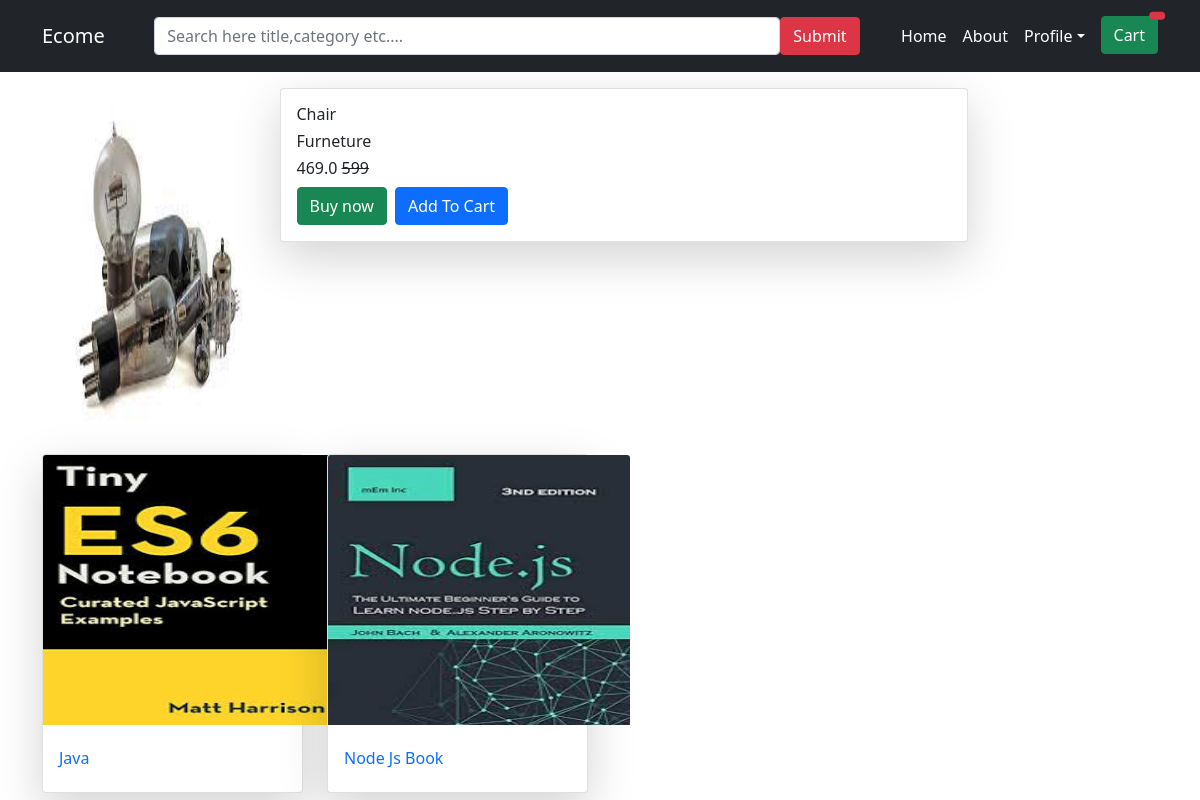
Before: /products/chair/ with the older database file.
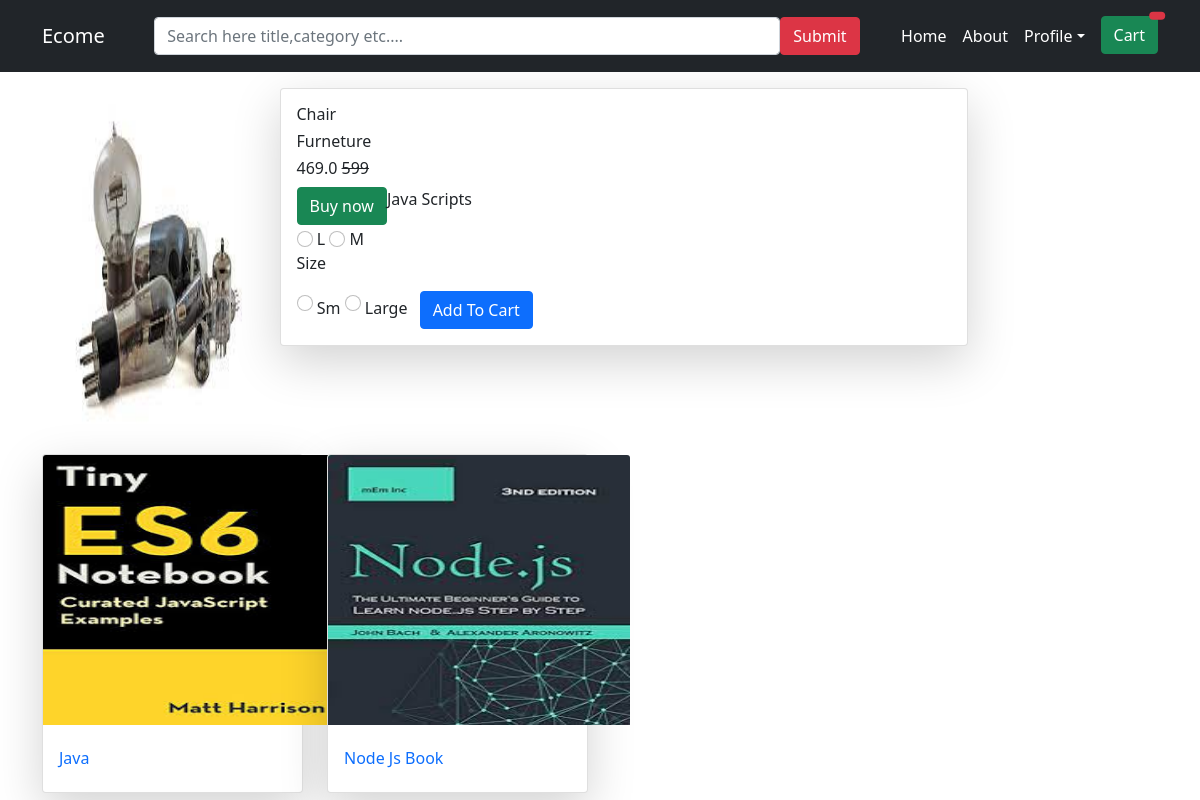
After: the same page with the newer database file.
### core/models.py (models this page shows, shortened)
class Item(models.Model):
    title=models.CharField(max_length=200)
    category=models.ForeignKey(Category,on_delete=models.SET_NULL,null=True,blank=True)
    label=models.CharField(choices=LABEL_CHOICE,max_length=1)
    slug=models.SlugField()
    description=models.TextField()
    image=models.ImageField()
    price=models.IntegerField()
    discount_price=models.FloatField(null=True,blank=True)
    def get_absolute_url(self):
        return reverse("core:item",kwargs={
            'slug':self.slug
        })

class Variation(models.Model):
    item=models.ForeignKey(Item,on_delete=models.CASCADE)
    name=models.CharField(max_length=200)

class ItemVariation(models.Model):
    variation=models.ForeignKey(Variation,on_delete=models.CASCADE)
    value=models.CharField(max_length=200)#L,M,S,XL,RED,
    attachment=models.ImageField(blank=True)
    class Meta:
        unique_together=(
            ('variation','value')
        )

### core/views.py (the view)
# urls.py: path("products/<slug>/",ItemDetailsView.as_view(),name="item"),
class ItemDetailsView(DetailView):
    model=Item
    template_name="product.html"
    slug_url_kwarg="slug"
    def get_context_data(self,*args,**kwargs):
        context=super(ItemDetailsView,self).get_context_data(*args,**kwargs)
        context['items'] = Item.objects.exclude(slug=self.kwargs['slug'])
        return context

### core/templates/product.html (shortened to what this page needs)
{% extends 'base.html' %}
{% block content %}
<div class="container mt-3">
    <div class="row">
        <div class="col-lg-10">
            <div class="row">
                        <div class="col-lg-3">
                            <img src="{{object.image.url}}" class="card-img-top" alt="" style="height:350px;width:250px">
                        </div>
                        <div class="col-lg-9">
                            <div class="card shadow-lg">
                                <div class="card-body">
                                    <h6>{{object.title}}</h6>
                                    <h6>{{object.category.title}}</h6>
                                    <h6>{{object.discount_price}}     <del>{{object.price}}</del></h6>
                                    <a href="" class="btn btn-success float-start">Buy now</a>
                                    <form action="{% url 'core:add-to-cart' object.slug %}" class="">
                                        {% for foo in object.variation_set.all %}
                                             <p>{{foo.name}}</p>
                                             {% for val in foo.itemvariation_set.all %}
                                                 <input type="radio" class="form-check-input" value="{{val.value}}" name="{{foo.name}}" required/>
                                                 <label for="" class="form-check-label">{{val.value}}</label>
                                             {% endfor %}
                                        {% endfor %}
                                     <input type="submit" value="Add To Cart" class="btn btn-primary ms-2">
                                     </form>
                                </div>
                            </div>
                        </div>
            </div>
        </div>
    </div>
</div>
<div class="container mt-3 d-sm-block d-none">
    <div class="row">
        <div class="col-lg-12">
            <div class="row">
                {% for item in items %}
                        <div class="col-lg-3">
                            <div class="card shadow-lg">
                                <img src="{{item.image.url}}" class="card-img-top" alt="" style="height:270px;width:302px" >
                                <div class="card-body">
                                    <h6>
                                        <a href="{{ item.get_absolute_url }}" class="text-truncate text-capitalize text-decoration-none">{{item.title}}</a>
                                    </h6>
                                </div>
                            </div>
                        </div>
                {% endfor %}
            </div>
        </div>
    </div>
</div>
{% endblock %}

Changed rows visible on the page:
now on this page (row edited): Variation: name "Java Scripts"
now on this page (row unchanged): ItemVariation: value "L", shown under "Java Scripts"
now on this page (row unchanged): ItemVariation: value "M", shown under "Java Scripts"
added Variation: name "Size"
added ItemVariation: value "Sm", shown under "Size"
added ItemVariation: value "Large", shown under "Size"
